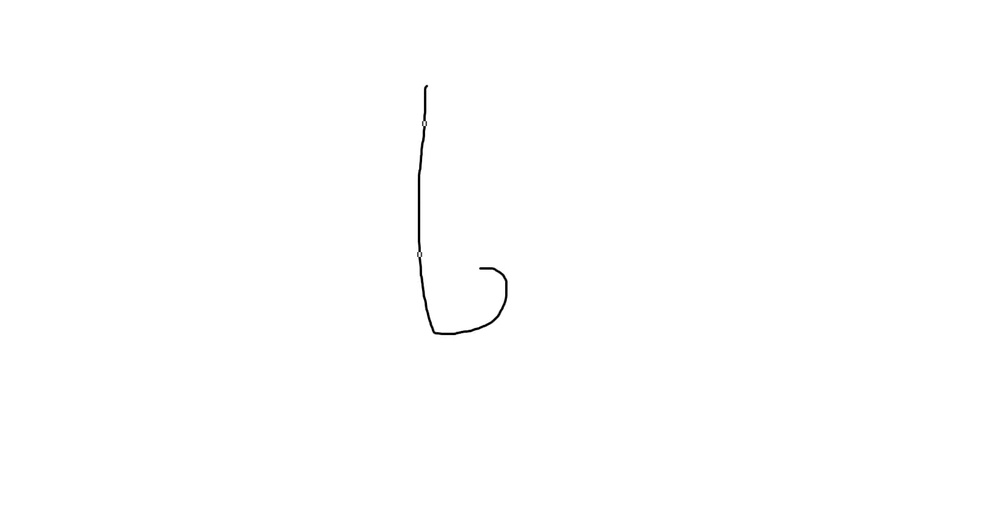
#> input picture motion_planning/final_project/src/img_processing/src/22_pt1.jpg, 1000 x 526 px, shrunk from 1649 x 868 before the run
$ python trajectory_reader.py
#> lines starting #> are read from the running program, lines starting #| are printed output that depends on the picture; after the words box and inside, x2 and y2 are one past the last pixel; in counts of white or black regions, pixels touching at a corner belong together
#!/usr/bin/env python
"""
This file will accept an image input and convert that to ROS coordinates/waypoints
for the Sawyer to follow for each time signature movement
"""

import os
import numpy as np
import cv2
import matplotlib.pyplot as plt
import pandas as pd

this_file = os.path.dirname(os.path.abspath(__file__))
IMG_DIR = '/'.join(this_file.split('/')[:-2]) + '/img_processing/src'
print(IMG_DIR)

def read_image(img_name, grayscale=False):
    """ reads an image

    Parameters
    ----------
    img_name : str
        name of image
    grayscale : boolean
        true if image is in grayscale, false o/w

    Returns
    -------
    ndarray
        an array representing the image read (w/ extension)
    """
#> called with grayscale = True

    if not grayscale:
        img = cv2.imread(img_name)
    else:
        img = cv2.imread(img_name, 0)
#> img is the input picture: shape (526, 1000); min 0, max 255, mean 254.6

    print(img_name)

    return img

def write_image(img, img_name):
    """writes the image as a file

    Parameters
    ----------
    img : ndarray
        an array representing an image
    img_name : str
        name of file to write as (make sure to put extension)
    """

    cv2.imwrite(img_name, img)

def show_image(img_name, title='Fig', grayscale=False):
    """show the  as a matplotlib figure

    Parameters
    ----------
    img_name : str
        name of image
    tile : str
        title to give the figure shown
    grayscale : boolean
        true if image is in grayscale, false o/w
    """

    if not grayscale:
        plt.imshow(img_name)
        plt.title(title)
        plt.show()
    else:
        plt.imshow(img_name, cmap='gray')
        plt.title(title)
        plt.show()


def threshold_segment_naive(gray_img, lower_thresh, upper_thresh):
    """perform grayscale thresholding using a lower and upper threshold by
    blacking the background and whitening lying between the threholds (the
    foreground)

    Parameter
    ---------
    gray_img : ndarray
        grayscale image array
    lower_thresh : float or int
        lowerbound to threshold (an intensity value between 0-255)
    upper_thresh : float or int
        upperbound to threshold (an intensity value between 0-255)

    Returns
    -------
    ndarray
        thresholded version of gray_img
    """
#> called with lower_thresh = 0, upper_thresh = 70
    # TODO: Implement threshold segmentation by setting pixels of gray_img inside the
    # lower_thresh and upper_thresh parameters to 1
    # Then set any value that is outside the range to be 0
    # Hints: make a copy of gray_img so that we don't alter the original image
    # Boolean array indexing, or masking will come in handy.
    # See https://docs.scipy.org/doc/numpy-1.13.0/user/basics.indexing.html

    new_img = np.copy(gray_img)
    print(np.shape(new_img))
#| (526, 1000)

    #thresholded image bw
    new_img_thresh = np.where((new_img <= upper_thresh) & (new_img >= lower_thresh),1,0)
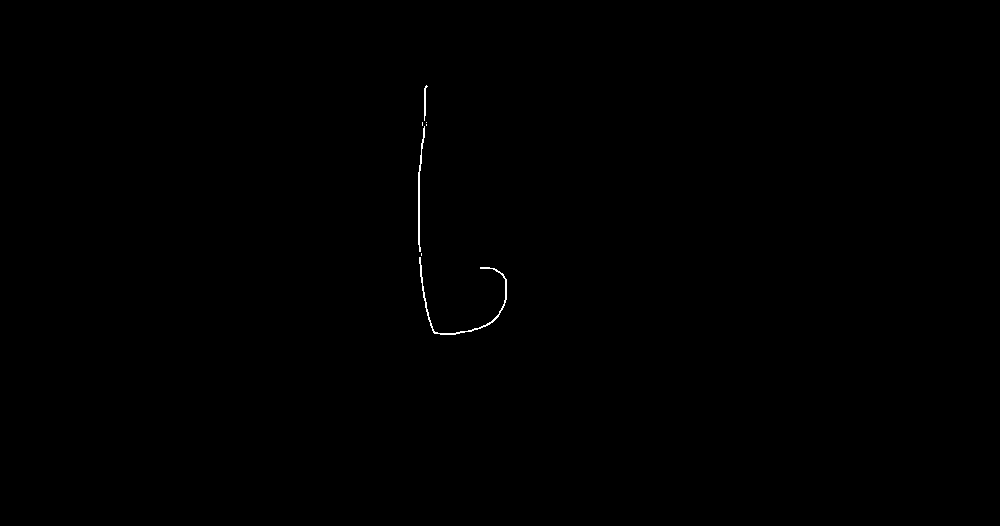
#> new_img_thresh: shape (526, 1000) int64; values 0 (black) and 1 (white), 0.14% white in thin lines or dots, all inside (x1, y1, x2, y2) = (418, 85, 507, 335)

    #finding out which pixel indices are of interest
    img_pixels = np.where((gray_img <= upper_thresh) & (gray_img >= lower_thresh))
#> img_pixels = 712 positions, rows 85 to 334, columns 418 to 506
    pixels_of_interest = np.copy(img_pixels)

    #scaling those into ROS 2D coords
    img_pixels = np.array([np.multiply(img_pixels[0], 0.0017), np.multiply(np.add(img_pixels[1], 8), 0.00014)])

    num_els = np.Inf #number of elements in each row of data

    #reducing number of pixels to make trajectory smoother
    while num_els >1000:

        num_els = np.shape(img_pixels)
        num_els = num_els[1]
        idel = np.arange(0, num_els, 2)
        print(num_els)

        point_array_z = img_pixels[0]
        point_array_z = np.delete(point_array_z, idel)

        pixel_array_z = pixels_of_interest[0]
        pixel_array_z = np.delete(pixel_array_z, idel)

        point_array_y = img_pixels[1]
        point_array_y = np.delete(point_array_y, idel)

        pixel_array_y = pixels_of_interest[1]
        pixel_array_y = np.delete(pixel_array_y, idel)

        img_pixels = np.array([point_array_z, point_array_y])

        pixels_of_interest = np.array([pixel_array_z, pixel_array_y])

    print(np.shape(pixels_of_interest))
#| (2, 356)
    pixels_of_interest = np.transpose(pixels_of_interest)
#> pixels_of_interest = 356 pairs, first value 86 to 334, second value 418 to 506


    #save pixels of interest as csv file DONT FORGET TO UNCOMMENT FINALLY
    pd.DataFrame(img_pixels).to_csv(IMG_DIR + "/22wp1_coords.csv", header=None, index=None)

    reduced_img = np.where((new_img <= upper_thresh),0,0)
#> reduced_img: shape (526, 1000) int64; every value is 0

    for i in pixels_of_interest:
        print(i[0], i[1])
        reduced_img.itemset((i[0], i[1]), 1)
#> this loop made 356 passes
#> i on passes 1 to 3: [86, 425], [86, 427], [87, 426]
#| 86 425
#| 86 427
#| 87 426
#| 88 425
#| 89 425
#| 90 425
#| 91 425
#| 92 425
#> (further printed lines are left out)
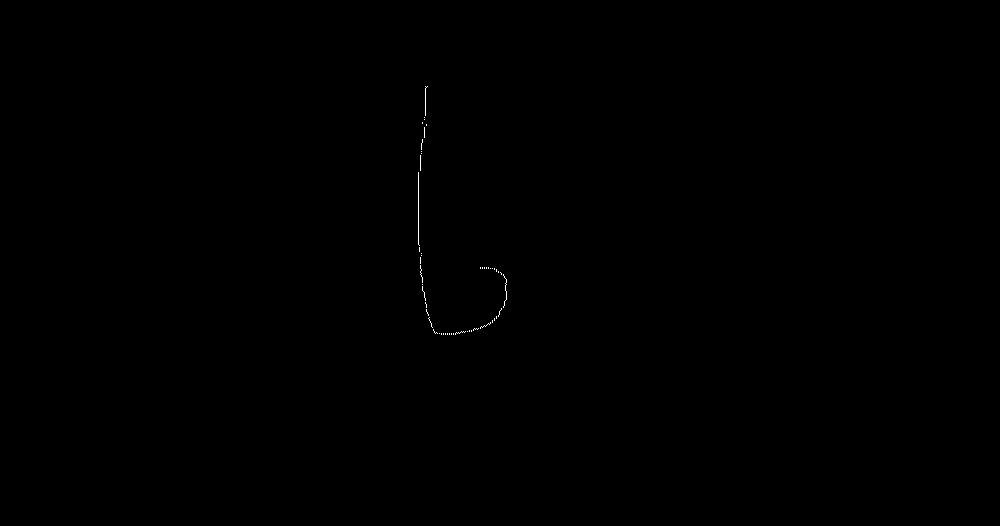
#> reduced_img: shape (526, 1000) int64; values 0 (black) and 1 (white), 0.07% white in thin lines or dots, all inside (x1, y1, x2, y2) = (418, 86, 507, 335)

    show_image(reduced_img, title='reduced_22', grayscale=True) #debugging to see what the reduced image looks like

    return new_img_thresh

    # raise NotImplementedError()


def to_grayscale(rgb_img):
    return np.dot(rgb_img[... , :3] , [0.299 , 0.587, 0.114])

def segment_image(img):
    # ONLY USE ONE SEGMENTATION METHOD

    # perform thresholding segmentation
    binary = threshold_segment_naive(to_grayscale(img), 0, 70).astype(np.uint8)

    # perform clustering segmentation.
    # binary = cluster_segment(img, 2).astype(np.uint8)

    # if np.mean(binary) > 0.5:
    #     binary = 1 - binary #invert the pixels if K-Means assigned 1's to background, and 0's to foreground

    return binary


"""
below are tests used for sanity checking you image, edit as you see appropriate

"""

def test_thresh_naive(img, lower_thresh, upper_thresh):
    thresh = threshold_segment_naive(img, lower_thresh, upper_thresh)
    show_image(thresh, title='thresh_naive_22', grayscale=True)
    cv2.imwrite(IMG_DIR + "/thresh_naive_22.jpg", thresh.astype('uint8') * 255)


if __name__ == '__main__':
    # adjust the file names here
    test_img = read_image(IMG_DIR + '/22_pt1.jpg', grayscale=True)

    # uncomment the test you want to run
    # it will plot the image and also save it

    test_thresh_naive(test_img, 0, 70)
